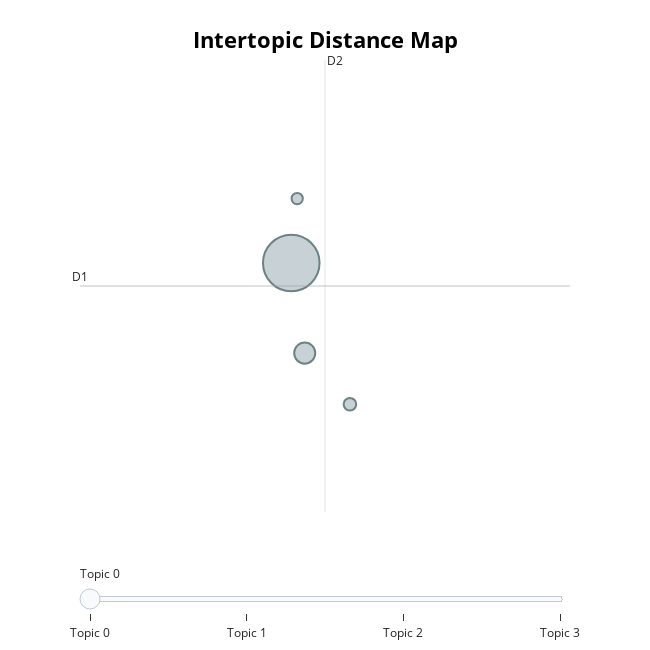

The notebook cell this image was saved under:
### Code cell
# Interactive topic visualization
topic_model.visualize_topics()

### Figure 1 — Plotly figure (JSON) as saved in the notebook; plotly's stock layout.template omitted (floating-point values rounded to 4 significant figures)
{"data": [{"customdata": [[0, "the | to | of | and | is", 424], [1, "bs | jusst | factvxrayy | vote | jess", 59], [2, "silva | american | motzi | spelling | spelled", 21], [3, "de | anos | que | temperaturas | no", 17]], "hovertemplate": "<b>Topic %{customdata[0]}</b><br>%{customdata[1]}<br>Size: %{customdata[2]}", "legendgroup": "", "marker": {"color": "#B0BEC5", "line": {"color": "DarkSlateGrey", "width": 2}, "size": [424, 59, 21, 17], "sizemode": "area", "sizeref": 0.265, "symbol": "circle"}, "mode": "markers", "name": "", "orientation": "v", "showlegend": false, "type": "scatter", "x": [17.48, 17.65, 18.21, 17.56], "xaxis": "x", "y": [9.028, 8.082, 7.544, 9.705], "yaxis": "y"}], "layout": {"annotations": [{"showarrow": false, "text": "D1", "x": 14.86, "y": 8.787, "yshift": 10}, {"showarrow": false, "text": "D2", "x": 17.9, "xshift": 10, "y": 11.16}], "height": 650, "hoverlabel": {"bgcolor": "white", "font": {"family": "Rockwell", "size": 16}}, "legend": {"itemsizing": "constant", "tracegroupgap": 0}, "margin": {"t": 60}, "shapes": [{"line": {"color": "#CFD8DC", "width": 2}, "type": "line", "x0": 17.9, "x1": 17.9, "y0": 6.413, "y1": 11.16}, {"line": {"color": "#9E9E9E", "width": 2}, "type": "line", "x0": 14.86, "x1": 20.94, "y0": 8.787, "y1": 8.787}], "sliders": [{"active": 0, "pad": {"t": 50}, "steps": [{"args": [{"marker.color": [["red", "#B0BEC5", "#B0BEC5", "#B0BEC5"]]}], "label": "Topic 0", "method": "update"}, {"args": [{"marker.color": [["#B0BEC5", "red", "#B0BEC5", "#B0BEC5"]]}], "label": "Topic 1", "method": "update"}, {"args": [{"marker.color": [["#B0BEC5", "#B0BEC5", "red", "#B0BEC5"]]}], "label": "Topic 2", "method": "update"}, {"args": [{"marker.color": [["#B0BEC5", "#B0BEC5", "#B0BEC5", "red"]]}], "label": "Topic 3", "method": "update"}]}], "title": {"font": {"color": "Black", "size": 22}, "text": "<b>Intertopic Distance Map</b>", "x": 0.5, "xanchor": "center", "y": 0.95, "yanchor": "top"}, "width": 650, "xaxis": {"anchor": "y", "domain": [0, 1], "range": [14.86, 20.94], "title": {"text": ""}, "visible": false}, "yaxis": {"anchor": "x", "domain": [0, 1], "range": [6.413, 11.16], "title": {"text": ""}, "visible": false}}}
